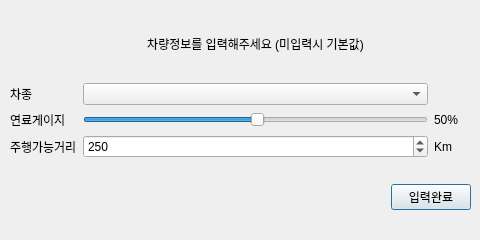
<?xml version="1.0" encoding="UTF-8"?>
<ui version="4.0">
 <class>Dialog</class>
 <widget class="QDialog" name="Dialog">
  <property name="geometry">
   <rect>
    <x>0</x>
    <y>0</y>
    <width>480</width>
    <height>240</height>
   </rect>
  </property>
  <property name="windowTitle">
   <string>Dialog</string>
  </property>
  <widget class="QWidget" name="gridLayoutWidget">
   <property name="geometry">
    <rect>
     <x>10</x>
     <y>10</y>
     <width>461</width>
     <height>221</height>
    </rect>
   </property>
   <layout class="QGridLayout" name="gridLayout">
    <item row="2" column="0">
     <widget class="QLabel" name="label_7">
      <property name="text">
       <string>연료게이지</string>
      </property>
     </widget>
    </item>
    <item row="4" column="2" colspan="2">
     <widget class="QPushButton" name="finish">
      <property name="text">
       <string>입력완료</string>
      </property>
     </widget>
    </item>
    <item row="3" column="0">
     <widget class="QLabel" name="label_8">
      <property name="text">
       <string>주행가능거리</string>
      </property>
     </widget>
    </item>
    <item row="1" column="0">
     <widget class="QLabel" name="label_9">
      <property name="text">
       <string>차종</string>
      </property>
     </widget>
    </item>
    <item row="1" column="1" colspan="2">
     <widget class="QComboBox" name="carType"/>
    </item>
    <item row="2" column="3">
     <widget class="QLabel" name="label_10">
      <property name="text">
       <string>50%</string>
      </property>
     </widget>
    </item>
    <item row="3" column="3">
     <widget class="QLabel" name="label_11">
      <property name="text">
       <string>Km</string>
      </property>
     </widget>
    </item>
    <item row="3" column="1" colspan="2">
     <widget class="QSpinBox" name="spinBox_2">
      <property name="alignment">
       <set>Qt::AlignLeading|Qt::AlignLeft|Qt::AlignVCenter</set>
      </property>
      <property name="maximum">
       <number>1000</number>
      </property>
      <property name="value">
       <number>250</number>
      </property>
     </widget>
    </item>
    <item row="4" column="0">
     <spacer name="verticalSpacer_6">
      <property name="orientation">
       <enum>Qt::Vertical</enum>
      </property>
      <property name="sizeHint" stdset="0">
       <size>
        <width>20</width>
        <height>40</height>
       </size>
      </property>
     </spacer>
    </item>
    <item row="4" column="1">
     <spacer name="horizontalSpacer">
      <property name="orientation">
       <enum>Qt::Horizontal</enum>
      </property>
      <property name="sizeHint" stdset="0">
       <size>
        <width>40</width>
        <height>20</height>
       </size>
      </property>
     </spacer>
    </item>
    <item row="2" column="1" colspan="2">
     <widget class="QSlider" name="horizontalSlider_2">
      <property name="value">
       <number>50</number>
      </property>
      <property name="orientation">
       <enum>Qt::Horizontal</enum>
      </property>
     </widget>
    </item>
    <item row="0" column="3">
     <spacer name="verticalSpacer">
      <property name="orientation">
       <enum>Qt::Vertical</enum>
      </property>
      <property name="sizeHint" stdset="0">
       <size>
        <width>20</width>
        <height>40</height>
       </size>
      </property>
     </spacer>
    </item>
    <item row="0" column="1" colspan="2">
     <widget class="QLabel" name="label_12">
      <property name="text">
       <string>차량정보를 입력해주세요 (미입력시 기본값)</string>
      </property>
      <property name="alignment">
       <set>Qt::AlignCenter</set>
      </property>
     </widget>
    </item>
   </layout>
  </widget>
 </widget>
 <resources/>
 <connections/>
</ui>
